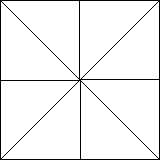

A 2D game scene composited from a Tiled map and its tileset images. What follows is a short description and the map's XML, with every tile layer's data as written:
An orthogonal 5x5 tile map with 32x32 px tiles, 1 tile layer (Tile Layer 1).

<map version="1.0" orientation="orthogonal" width="5" height="5" tilewidth="32" tileheight="32">
 <tileset firstgid="1" name="spritesheet2" tilewidth="32" tileheight="32">
  <image source="tilesheet2.png" trans="ff00ff" width="160" height="160" />
 </tileset>
 <layer name="Tile Layer 1" width="5" height="5">
  <data>
   <tile gid="1" />
   <tile gid="2" />
   <tile gid="3" />
   <tile gid="4" />
   <tile gid="5" />
   <tile gid="6" />
   <tile gid="7" />
   <tile gid="8" />
   <tile gid="9" />
   <tile gid="10" />
   <tile gid="11" />
   <tile gid="12" />
   <tile gid="13" />
   <tile gid="14" />
   <tile gid="15" />
   <tile gid="16" />
   <tile gid="17" />
   <tile gid="18" />
   <tile gid="19" />
   <tile gid="20" />
   <tile gid="21" />
   <tile gid="22" />
   <tile gid="23" />
   <tile gid="24" />
   <tile gid="25" />
  </data>
 </layer>
</map>
